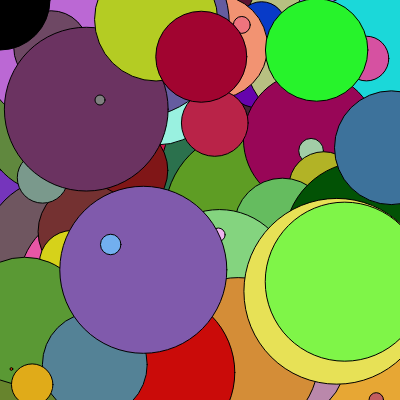
Frame 1 (no input)
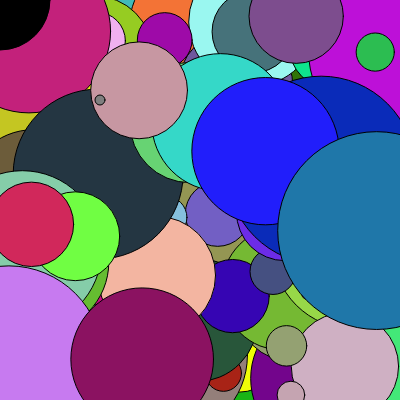
Frame 60 (no input)
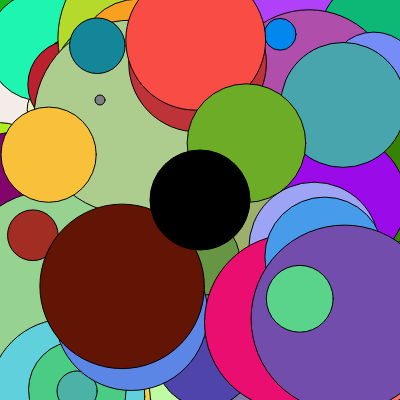
Frame 120 (the mouse pressed at the canvas centre since frame 60)

The p5.js sketch that drew these frames (run headless with seeded random() and noise() and a simulated clock; from frame 60 on, the mouse is pressed at the canvas centre):

// p5.js sketch
// ── sketch.js


function setup() {
  // put setup code here
  createCanvas(400,400);

  hello();
  goodbye("zeven");
  goodbye("rubi");
  goodbye("mike");
}

function draw() {
  // put drawing code here
  background (255);
  //framerate (1);
  //circleColor(xpos,ypos,r,g,b) order corresponds to parameter order
  circleColor(random(width),random(height),random(255),random(255),random(255), random(0,200));

  //500 times a frame
  // var i=0; start, i< 500; how many times; i++ is counter i= i + 1
  for (var i=0; i< 500; i++){
  circleColor(random(width),random(height),random(255),random(255),random(255),random(0,200));
}
fill('black');
ellipse(mouseX,mouseY, 100,100);

circlehitzone(100,100);
}

function hello(){
  console.log("hello");
}

function goodbye(message){
  console.log("goodbye"+ message);
}

function circleColor(xpos,ypos,r,g,b,cSize){
  fill(r,g,b);
  ellipse(xpos,ypos,cSize,cSize);
}

function circlehitzone(distX,distY){
  var curDist = dist(mouseX,mouseY, distX, distY);
  console.log("curDist"+ curDist);
  fill(127);
  ellipse(distX,distY,10,10);
}
